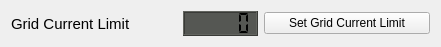
   <widget class="QWidget" name="layoutWidget">
    <property name="geometry">
     <rect>
      <x>10</x>
      <y>740</y>
      <width>441</width>
      <height>31</height>
     </rect>
    </property>
    <layout class="QHBoxLayout" name="horizontalLayout_2">
     <item>
      <widget class="QLabel" name="Grid_Current_Limit_label">
       <property name="font">
        <font>
         <pointsize>11</pointsize>
        </font>
       </property>
       <property name="text">
        <string>Grid Current Limit</string>
       </property>
      </widget>
     </item>
     <item>
      <widget class="QLCDNumber" name="Grid_Current_Limit_LCD">
       <property name="minimumSize">
        <size>
         <width>0</width>
         <height>25</height>
        </size>
       </property>
       <property name="maximumSize">
        <size>
         <width>75</width>
         <height>25</height>
        </size>
       </property>
       <property name="font">
        <font>
         <pointsize>11</pointsize>
         <weight>50</weight>
         <bold>false</bold>
        </font>
       </property>
       <property name="styleSheet">
        <string notr="true">QLCDNumber{
background-color: rgb( 85, 87, 83 );
}</string>
       </property>
       <property name="digitCount">
        <number>5</number>
       </property>
       <property name="segmentStyle">
        <enum>QLCDNumber::Flat</enum>
       </property>
       <property name="value" stdset="0">
        <double>0.000000000000000</double>
       </property>
      </widget>
     </item>
     <item>
      <widget class="QPushButton" name="ACin_Amp_Limit_pushButton">
       <property name="cursor">
        <cursorShape>PointingHandCursor</cursorShape>
       </property>
       <property name="toolTip">
        <string>&lt;html&gt;&lt;head/&gt;&lt;body&gt;&lt;p&gt;Over Ruled by Remote&lt;/p&gt;&lt;p&gt;May have to be Checked in V.E. Configure&lt;/p&gt;&lt;/body&gt;&lt;/html&gt;</string>
       </property>
       <property name="styleSheet">
        <string notr="true">QPushButton:hover {
background-color: green;

}</string>
       </property>
       <property name="text">
        <string>Set Grid Current Limit</string>
       </property>
      </widget>
     </item>
    </layout>
   </widget>
